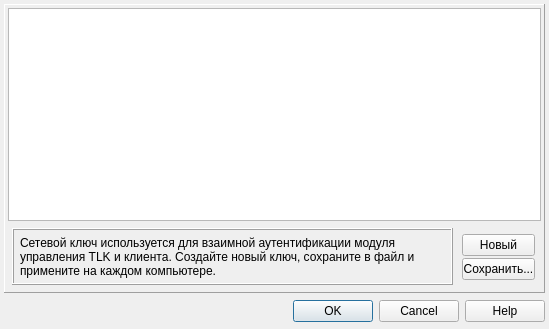
<?xml version="1.0" encoding="UTF-8"?>
<ui version="4.0">
 <class>dialogAuth</class>
 <widget class="QDialog" name="dialogAuth">
  <property name="geometry">
   <rect>
    <x>0</x>
    <y>0</y>
    <width>549</width>
    <height>329</height>
   </rect>
  </property>
  <property name="windowTitle">
   <string>Dialog</string>
  </property>
  <widget class="QDialogButtonBox" name="buttonBox">
   <property name="geometry">
    <rect>
     <x>4</x>
     <y>295</y>
     <width>541</width>
     <height>32</height>
    </rect>
   </property>
   <property name="orientation">
    <enum>Qt::Horizontal</enum>
   </property>
   <property name="standardButtons">
    <set>QDialogButtonBox::Cancel|QDialogButtonBox::Help|QDialogButtonBox::Ok</set>
   </property>
  </widget>
  <widget class="QFrame" name="frame">
   <property name="geometry">
    <rect>
     <x>4</x>
     <y>4</y>
     <width>541</width>
     <height>289</height>
    </rect>
   </property>
   <property name="frameShape">
    <enum>QFrame::Panel</enum>
   </property>
   <property name="frameShadow">
    <enum>QFrame::Raised</enum>
   </property>
   <widget class="QPlainTextEdit" name="plainTextEditHEX">
    <property name="geometry">
     <rect>
      <x>4</x>
      <y>4</y>
      <width>533</width>
      <height>213</height>
     </rect>
    </property>
   </widget>
   <widget class="QFrame" name="frame_2">
    <property name="geometry">
     <rect>
      <x>8</x>
      <y>224</y>
      <width>441</width>
      <height>57</height>
     </rect>
    </property>
    <property name="frameShape">
     <enum>QFrame::Box</enum>
    </property>
    <property name="frameShadow">
     <enum>QFrame::Raised</enum>
    </property>
    <widget class="QLabel" name="label">
     <property name="geometry">
      <rect>
       <x>8</x>
       <y>8</y>
       <width>427</width>
       <height>43</height>
      </rect>
     </property>
     <property name="text">
      <string>Сетевой ключ используется для взаимной аутентификации модуля управления TLK и клиента. Создайте новый ключ, сохраните в файл и примените на каждом компьютере.</string>
     </property>
     <property name="alignment">
      <set>Qt::AlignLeading|Qt::AlignLeft|Qt::AlignTop</set>
     </property>
     <property name="wordWrap">
      <bool>true</bool>
     </property>
    </widget>
   </widget>
   <widget class="QPushButton" name="buttonNew">
    <property name="geometry">
     <rect>
      <x>458</x>
      <y>230</y>
      <width>73</width>
      <height>22</height>
     </rect>
    </property>
    <property name="text">
     <string>Новый</string>
    </property>
   </widget>
   <widget class="QPushButton" name="buttonSave">
    <property name="geometry">
     <rect>
      <x>458</x>
      <y>254</y>
      <width>73</width>
      <height>22</height>
     </rect>
    </property>
    <property name="text">
     <string>Сохранить...</string>
    </property>
   </widget>
  </widget>
 </widget>
 <resources/>
 <connections>
  <connection>
   <sender>buttonBox</sender>
   <signal>accepted()</signal>
   <receiver>dialogAuth</receiver>
   <slot>accept()</slot>
   <hints>
    <hint type="sourcelabel">
     <x>248</x>
     <y>254</y>
    </hint>
    <hint type="destinationlabel">
     <x>157</x>
     <y>274</y>
    </hint>
   </hints>
  </connection>
  <connection>
   <sender>buttonBox</sender>
   <signal>rejected()</signal>
   <receiver>dialogAuth</receiver>
   <slot>reject()</slot>
   <hints>
    <hint type="sourcelabel">
     <x>316</x>
     <y>260</y>
    </hint>
    <hint type="destinationlabel">
     <x>286</x>
     <y>274</y>
    </hint>
   </hints>
  </connection>
 </connections>
</ui>
